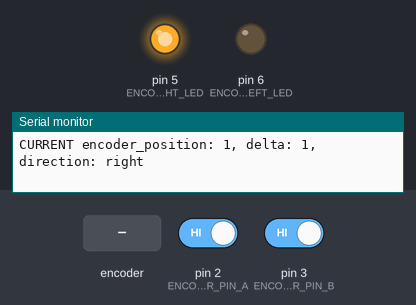
Bench run of a sketch on a simulated Arduino Uno, built with avr-gcc and run on an emulated ATmega328P. Parts: output pins drawn as LEDs (lit = HIGH), the last lines printed to the serial monitor. The inputs (shaded band) are chosen by the test bench; at power-on: pin 2 (ENCODER_PIN_A) HIGH, pin 3 (ENCODER_PIN_B) HIGH.

Above: at 1.2 s.
1.3 s: rotary encoder on pin 2 (ENCODER_PIN_A) / pin 3 (ENCODER_PIN_B) turned 1 step (first pin leading)
At 2.4 s:
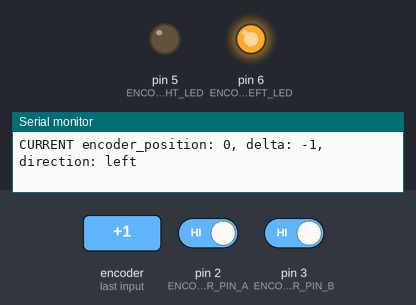
Timing chart, 0 to 4.3 s (numbered marks = the images above; inputs shaded):
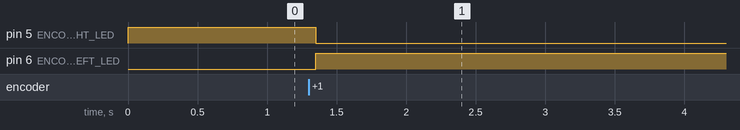

The sketch:

Polling.ino
```cpp
/*

  RotaryEncoderMethods/Polling
  Test rotary-encoder input using simple polling

  For info and circuit diagrams see https://github.com/tardate/LittleArduinoProjects/tree/main/playground/RotaryEncoderMethods

 */

#define ENCODER_RIGHT_LED 5
#define ENCODER_LEFT_LED 6

#define ENCODER_PIN_A 2
#define ENCODER_PIN_B 3

int current_encoder_position = 0;
int current_encoder_delta = 0;

void setup() {
  Serial.begin(115200);

  pinMode(ENCODER_LEFT_LED, OUTPUT);
  pinMode(ENCODER_RIGHT_LED, OUTPUT);

  pinMode(ENCODER_PIN_A, INPUT);
  pinMode(ENCODER_PIN_B, INPUT);
  digitalWrite(ENCODER_PIN_A, HIGH);
  digitalWrite(ENCODER_PIN_B, HIGH);
}

void loop() {
  if(encoderPositionUpdated()) printEncoderInfo();
}

void printEncoderInfo() {
  Serial.print("CURRENT encoder_position: ");
  Serial.print(current_encoder_position);
  Serial.print(", delta: ");
  Serial.print(current_encoder_delta);
  Serial.print(", direction: ");
  if(current_encoder_delta>0) Serial.println("right");
  else Serial.println("left");
}

bool encoderPositionUpdated() {
  static int last_position = -999;
  static int last_pin_a_value = LOW;
  int current_pin_a_value = digitalRead(ENCODER_PIN_A);

  if ((last_pin_a_value == LOW) && (current_pin_a_value == HIGH)) {
    if (digitalRead(ENCODER_PIN_B) == HIGH) {
      current_encoder_delta = 1;
      current_encoder_position++;
      digitalWrite(ENCODER_LEFT_LED, LOW);
      digitalWrite(ENCODER_RIGHT_LED, HIGH);
    } else {
      current_encoder_delta = -1;
      current_encoder_position--;
      digitalWrite(ENCODER_LEFT_LED, HIGH);
      digitalWrite(ENCODER_RIGHT_LED, LOW);
    }
  }
  last_pin_a_value = current_pin_a_value;

  bool updated = (current_encoder_position != last_position);
  last_position = current_encoder_position;

  return updated;
}
```

Measured:
- after the input at 1.3 s, pin 5 (ENCODER_RIGHT_LED): HIGH → LOW after 0.05 s; pin 6 (ENCODER_LEFT_LED): LOW → HIGH after 0.05 s
